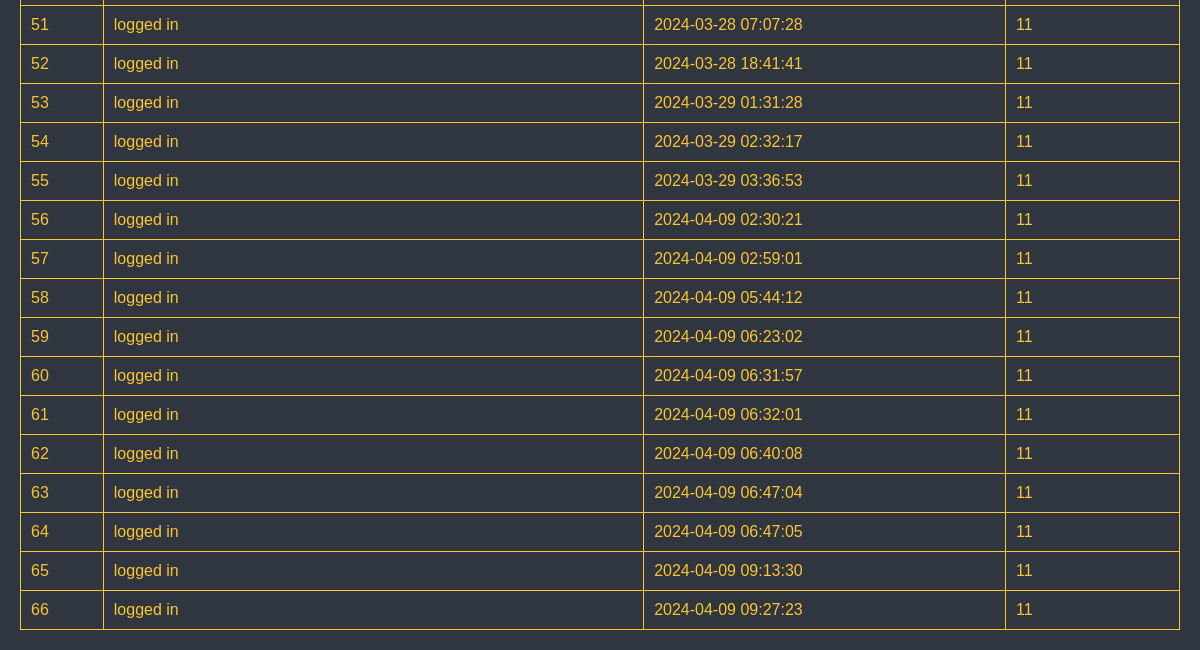
Before: /admin_side/audit_trail.php (signed in, lower part) with the older database file.
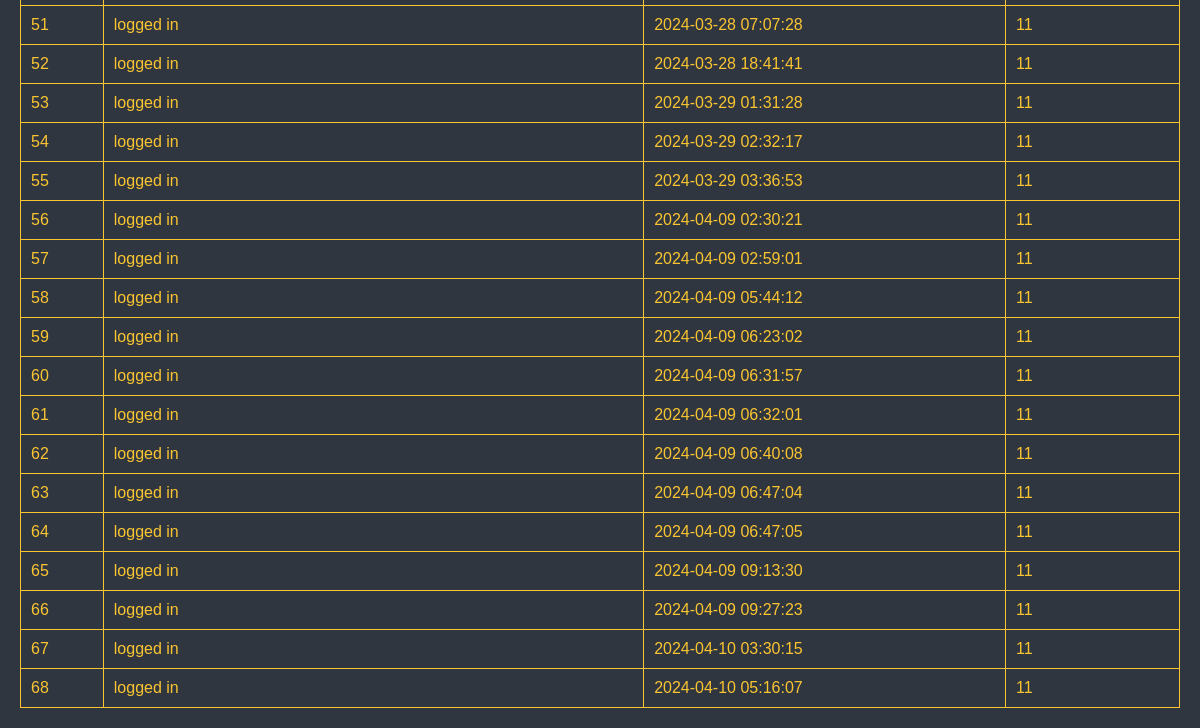
After: the same page with the newer database file.
### tables this page shows
CREATE TABLE `log` (
  `id` int(255) NOT NULL,
  `action` varchar(60) NOT NULL,
  `timestamp` timestamp NOT NULL DEFAULT current_timestamp() ON UPDATE current_timestamp(),
  `user_id` int(255) NOT NULL
);

### admin_side/audit_trail.php (the view, shortened to what this page needs)
<!DOCTYPE html>
<html lang="en">
<head>
    <link rel="stylesheet" href="..\include\styles\audit.css">
</head>
<body>
<div class="container">
<table border='1' cellpadding='7'>
    <?php
    require_once "..\include\connect\dbcon.php";
    $sql = "SELECT * FROM log";
    $stmt = $pdoConnect->prepare($sql);
    $stmt->execute();
    while ($row = $stmt->fetch(PDO::FETCH_ASSOC)) {
        extract($row);
        echo "<tr>";
        echo "<td>" . $id . "</td>";
        echo "<td>" . $action . "</td>";
        echo "<td>" . $timestamp . "</td>";
        echo "<td>" . $user_id ."</td>";
        echo "</tr>";
    }
    echo '</table>';
?>
</div>
</body>
</html>

### include/styles/audit.css (style rules this page uses)
* { margin: 0; padding: 0; box-sizing: border-box; }
body { font-family: Arial, sans-serif; background-color: #2f3640; color: #fbc531; }
.container { max-width: 1200px; margin: 0 auto; padding: 20px; }
table { width: 100%; border-collapse: collapse; }
table tr:nth-child(even) { background-color: #2f3640; }

Changed rows visible on the page:
added log: id "67", action "logged in", timestamp "2024-04-10 03:30:15", user "11"
added log: id "68", action "logged in", timestamp "2024-04-10 05:16:07", user "11"
